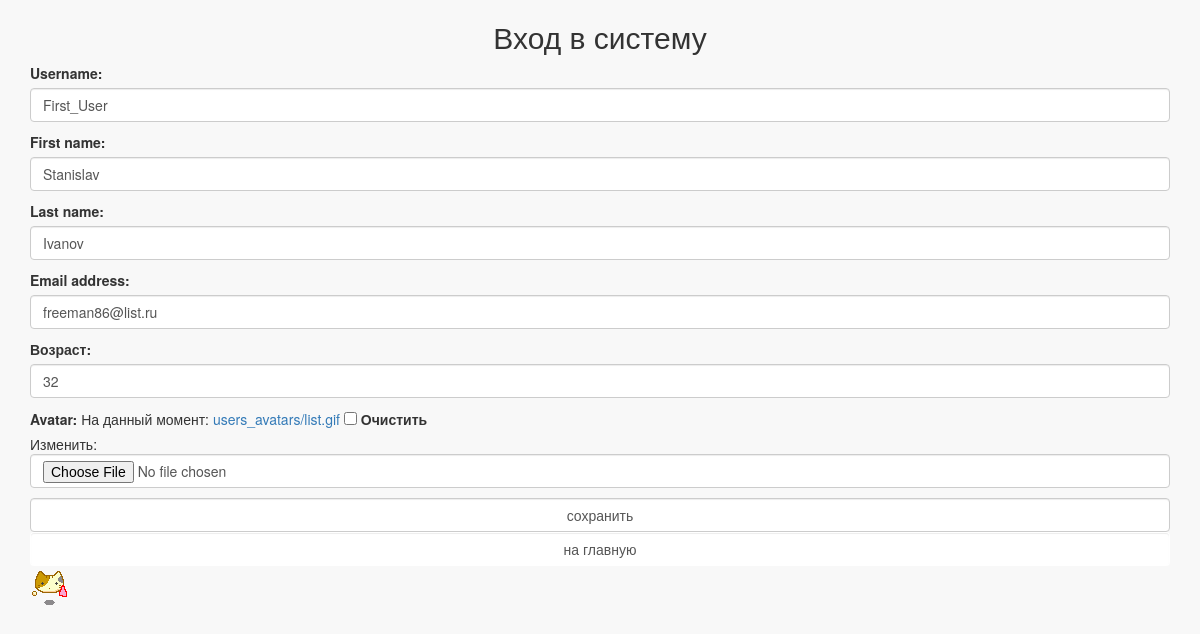
/auth/update/ (signed in), run on the app's committed database.
### authapp/models.py (models this page shows)
class ShopUser(AbstractUser):
    avatar = models.ImageField(upload_to='users_avatars', blank=True)
    age = models.PositiveSmallIntegerField(verbose_name='возраст')

### authapp/views.py (the view)
# urls.py: re_path('^user/update/(?P<pk>\d+)/$', adminapp.user_update, name='user_update'),
def user_update(request):
    if request.method == 'POST':
        form = ShopUserChangeForm(request.POST, request.FILES, instance=request.user)
        if form.is_valid():
            form.save()
            return HttpResponseRedirect(reverse('main:index'))
    else:
        form = ShopUserChangeForm(instance=request.user)
    context = {
        'form': form,
    }
    return render(request, 'authapp/edit.html', context)

### authapp/forms.py (shortened to what this page needs)
class ShopUserChangeForm(UserChangeForm):
    class Meta:
        model = ShopUser
        fields = ('username', 'first_name', 'last_name', 'password', 'email',
                  'age', 'avatar')
    def __init__(self, *args, **kwargs):
        super().__init__(*args, **kwargs)
        for field_name, field in self.fields.items():
            field.widget.attrs['class'] = 'form-control'
            field.help_text = ''
            if field_name == 'password':
                field.widget = forms.HiddenInput()

### authapp/templates/authapp/edit.html (shortened to what this page needs)
{% extends 'authapp/base.html' %}
{% load staticfiles %}
{% block content %}
     <form class="form-horizontal" method="post" enctype="multipart/form-data">
        {{ form.as_p }}
        <input class="form-control" type="submit" value="сохранить">
    </form>
    <a href="{% url 'main:index' %}" class="btn btn-round form-control last">
        на главную
    </a>
    <div class="user_avatar"><img src="/media/{{ user.avatar }}"></div>
{% endblock %}

### static/css/style.css (style rules this page uses)
body { background: #f8f8f8; }

### data on the page
ShopUser: username "First_User", first_name "Stanislav", last_name "Ivanov", email "freeman86@list.ru", age "32", avatar (picture)
